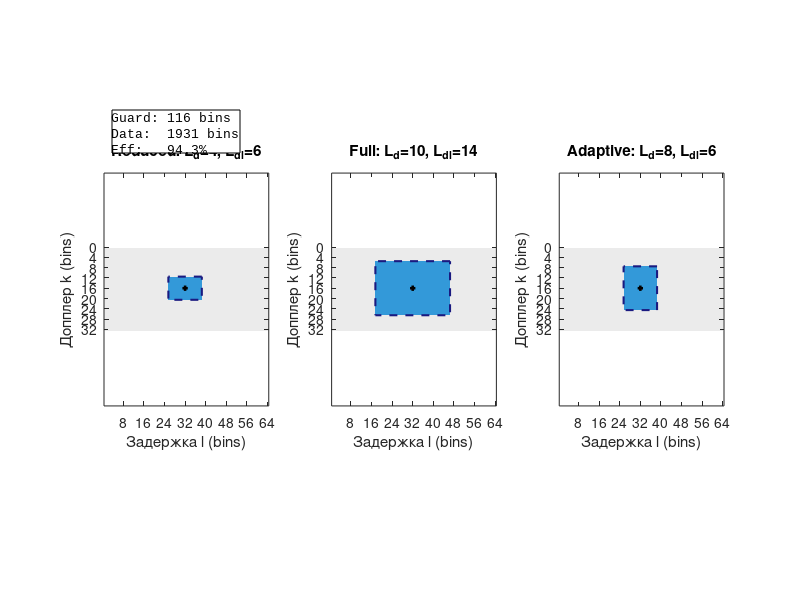

The MATLAB source for this figure: (Note: this script raises an error after producing the figure.)
% plot_dd_frame.m
% Визуализация структуры OTFS кадра в Delay-Doppler области
%
% Показывает: пилот, guard-зону, данные, и влияние канала (размазывание)

clear; close all; clc;

%% ============================================================
%  Параметры
% ============================================================
M = 64;           % Поднесущие (ось задержки)
N = 32;           % Допплер-бины (ось Допплера)

k_p = N/2;        % Позиция пилота по Допплеру = 16
l_p = M/2;        % Позиция пилота по задержке  = 32

% Три варианта guard-зон
guards = struct(...
    'Reduced',  struct('dopp', 4,  'delay', 6), ...
    'Full',     struct('dopp', 10, 'delay', 14), ...
    'Adaptive', struct('dopp', 8,  'delay', 6));

names = fieldnames(guards);
colors_map = [0.85 0.85 0.85;   % данные (светло-серый)
              0.20 0.60 0.85;   % guard (синий)
              1.00 0.25 0.25];  % пилот (красный)

output_dir = fileparts(mfilename('fullpath'));

%% ============================================================
%  Figure 1: DD-кадр для трёх типов guard-зон
% ============================================================
figure('Position', [50, 50, 1400, 500]);

for gi = 1:length(names)
    gname = names{gi};
    g = guards.(gname);

    % Создаём маску DD-кадра
    frame = ones(N, M) * 0;  % 0 = данные

    % Guard-зона
    k_min = max(1, k_p - g.dopp);
    k_max = min(N, k_p + g.dopp);
    l_min = max(1, l_p - g.delay);
    l_max = min(M, l_p + g.delay);

    frame(k_min:k_max, l_min:l_max) = 1;  % 1 = guard
    frame(k_p, l_p) = 2;                   % 2 = пилот

    subplot(1, 3, gi);

    % Рисуем кадр
    h = imagesc(frame);
    colormap([0.92 0.92 0.92; 0.20 0.60 0.85; 1.00 0.25 0.25]);
    caxis([-0.5 2.5]);

    % Оси
    set(gca, 'XTick', 0:8:M, 'XTickLabel', 0:8:M);
    set(gca, 'YTick', 0:4:N, 'YTickLabel', 0:4:N);
    xlabel('Задержка l (bins)');
    ylabel('Допплер k (bins)');
    title(sprintf('%s: L_d=%d, L_{dl}=%d', gname, g.dopp, g.delay), ...
        'FontWeight', 'bold', 'FontSize', 11);

    % Выделяем пилот рамкой
    rectangle('Position', [l_p-0.5, k_p-0.5, 1, 1], ...
        'EdgeColor', 'k', 'LineWidth', 2);

    % Выделяем guard-зону пунктиром
    rectangle('Position', [l_min-0.5, k_min-0.5, ...
        l_max-l_min+1, k_max-k_min+1], ...
        'EdgeColor', [0.1 0.1 0.5], 'LineWidth', 1.5, ...
        'LineStyle', '--');

    grid off;
    axis equal tight;

    % Аннотация с размерами
    N_guard = (2*g.delay+1) * (2*g.dopp+1) - 1;
    N_data = M*N - 1 - N_guard;
    eff = N_data / (M*N) * 100;

    annotation_text = sprintf(...
        'Guard: %d bins\nData:  %d bins\nEff:   %.1f%%', ...
        N_guard, N_data, eff);

    % Размещаем аннотацию в свободном углу
    if gi == 1
        ax_pos = get(gca, 'Position');
        annotation('textbox', ...
            [ax_pos(1)+0.01, ax_pos(2)+ax_pos(4)-0.18, 0.22, 0.15], ...
            'String', annotation_text, ...
            'FontSize', 9, 'FontName', 'Courier New', ...
            'BackgroundColor', 'white', 'EdgeColor', 'black', ...
            'HorizontalAlignment', 'left');
    end
end

sgtitle('Структура OTFS кадра в Delay-Doppler области (M=64, N=32)', ...
    'FontSize', 13, 'FontWeight', 'bold');

drawnow;
saveas(gcf, fullfile(output_dir, 'fig_dd_frame_structure.png'));
fprintf('Сохранено: fig_dd_frame_structure.png\n');

%% ============================================================
%  Figure 2: Крупный план guard-зоны (Adaptive)
% ============================================================
g = guards.Adaptive;
k_min = max(1, k_p - g.dopp);
k_max = min(N, k_p + g.dopp);
l_min = max(1, l_p - g.delay);
l_max = min(M, l_p + g.delay);

figure('Position', [100, 100, 800, 600]);

% Создаём детализированную маску
zoom_frame = ones(k_max-k_min+1, l_max-l_min+1) * 0;
zoom_frame(k_p-k_min+1, l_p-l_min+1) = 2;  % пилот в центре
zoom_frame(zoom_frame==0) = 1;              % guard вокруг

h = imagesc(zoom_frame);
colormap([0.92 0.92 0.92; 0.20 0.60 0.85; 1.00 0.25 0.25]);
caxis([-0.5 2.5]);

% Подписываем каждый bin
for kk = 1:size(zoom_frame, 1)
    for ll = 1:size(zoom_frame, 2)
        k_abs = k_min + kk - 1;
        l_abs = l_min + ll - 1;
        if k_abs == k_p && l_abs == l_p
            text(ll-0.5, kk-0.5, 'P', ...
                'HorizontalAlignment', 'center', ...
                'VerticalAlignment', 'middle', ...
                'FontSize', 14, 'FontWeight', 'bold', 'Color', 'white');
        end
    end
end

set(gca, 'XTick', 0:size(zoom_frame,2), ...
    'XTickLabel', l_min:l_max);
set(gca, 'YTick', 0:size(zoom_frame,1), ...
    'YTickLabel', k_min:k_max);
xlabel('Задержка l (bins)');
ylabel('Допплер k (bins)');
title(sprintf('Крупный план Adaptive guard-зоны\nL_g_dopp=%d, L_g_delay=%d', ...
    g.dopp, g.delay), 'FontSize', 12, 'FontWeight', 'bold');

grid on;
set(gca, 'GridColor', 'white', 'GridAlpha', 0.5);
axis equal tight;

sgtitle('Детализация guard-зоны (каждый bin виден отдельно)', ...
    'FontSize', 11);

drawnow;
saveas(gcf, fullfile(output_dir, 'fig_dd_guard_zoom.png'));
fprintf('Сохранено: fig_dd_guard_zoom.png\n');

%% ============================================================
%  Figure 3: Влияние канала — "размазывание" пилота
% ============================================================
figure('Position', [100, 100, 1200, 450]);

% Создаём DD-отклик канала (имитация)
Hdd = zeros(N, M);
Hdd(k_p, l_p) = 10;  % пилот

% Добавляем "размазывание" от дробного Допплера и многолучевости
% Основной путь
Hdd(k_p, l_p) = 10;

% Дробный Допплер — размазывание по k
for dk = -3:3
    amp = 10 * exp(-dk^2 / (2*1.5^2));
    Hdd(k_p+dk, l_p) = amp;
end

% Дробная задержка — размазывание по l
for dl = -4:4
    amp = 10 * exp(-dl^2 / (2*2.0^2));
    Hdd(k_p, l_p+dl) = amp;
end

% 2D размазывание (многолучевость)
for dk = -2:2
    for dl = -3:3
        if dk == 0 && dl == 0, continue; end
        amp = 3 * exp(-(dk^2/1.5^2 + dl^2/2.0^2));
        Hdd(k_p+dk, l_p+dl) = amp;
    end
end

% Добавляем шум данных
rng(42);
Hdd_noisy = Hdd;
data_mask = ones(N, M);
% Обнуляем guard-зону и пилот
data_mask(k_min:k_max, l_min:l_max) = 0;
Hdd_noisy = Hdd_noisy + randn(N, M) * 0.3 .* data_mask;

% --- Subplot 1: Идеальный DD-отклик ---
subplot(1, 3, 1);
view_region = Hdd(max(1,k_p-8):min(N,k_p+8), max(1,l_p-16):min(M,l_p+16));
imagesc(20*log10(abs(view_region) + 1e-12));
colormap('jet');
caxis([-20 20]);
colorbar;
title('Идеальный DD-отклик канала', 'FontSize', 11);
xlabel('Задержка l'); ylabel('Допплер k');
grid off;

% --- Subplot 2: С шумом данных ---
subplot(1, 3, 2);
view_region_noisy = Hdd_noisy(max(1,k_p-8):min(N,k_p+8), max(1,l_p-16):min(M,l_p+16));
imagesc(20*log10(abs(view_region_noisy) + 1e-12));
colormap('jet');
caxis([-20 20]);
colorbar;
title('С шумом данных (без guard)', 'FontSize', 11);
xlabel('Задержка l'); ylabel('Допплер k');
grid off;

% --- Subplot 3: С guard-зоной (Adaptive) ---
subplot(1, 3, 3);
Hdd_guarded = Hdd_noisy;
Hdd_guarded(k_min:k_max, l_min:l_max) = Hdd(k_min:k_max, l_min:l_max);  % guard обнуляет шум
view_region_guarded = Hdd_guarded(max(1,k_p-8):min(N,k_p+8), max(1,l_p-16):min(M,l_p+16));
imagesc(20*log10(abs(view_region_guarded) + 1e-12));
colormap('jet');
caxis([-20 20]);
colorbar;

% Рисуем границу guard-зоны
guard_k_local = k_min - max(1,k_p-8) + 1;
guard_l_local = l_min - max(1,l_p-16) + 1;
guard_h = k_max - k_min + 1;
guard_w = l_max - l_min + 1;
rectangle('Position', [guard_l_local-0.5, guard_k_local-0.5, ...
    guard_w, guard_h], ...
    'EdgeColor', 'yellow', 'LineWidth', 2, 'LineStyle', '--');

title('С Adaptive guard-зоной', 'FontSize', 11);
xlabel('Задержка l'); ylabel('Допплер k');
grid off;

sgtitle('Влияние guard-зоны на DD-отклик канала (SNR=20 дБ)', ...
    'FontSize', 12, 'FontWeight', 'bold');

drawnow;
saveas(gcf, fullfile(output_dir, 'fig_dd_channel_smearing.png'));
fprintf('Сохранено: fig_dd_channel_smearing.png\n');

%% ============================================================
%  Figure 4: Полный кадр с тепловой картой канала
% ============================================================
figure('Position', [100, 100, 1000, 500]);

% Создаём полный DD-кадр с данными и каналом
full_Hdd = zeros(N, M);

% Данные (случайные QPSK)
for kk = 1:N
    for ll = 1:M
        if kk >= k_min && kk <= k_max && ll >= l_min && ll <= l_max
            continue;  % guard = 0
        end
        if kk == k_p && ll == l_p
            continue;  % пилот
        end
        full_Hdd(kk, ll) = (randn + 1j*randn) / sqrt(2);
    end
end
full_Hdd(k_p, l_p) = 10;  % пилот

% "Канал" — свёртка с импульсным откликом
% Имитируем размазывание: каждый bin влияет на соседей
H_channel = full_Hdd;
for dk = -2:2
    for dl = -3:3
        if dk == 0 && dl == 0, continue; end
        weight = exp(-(dk^2/2.0^2 + dl^2/3.0^2));
        H_channel = H_channel + weight * circshift(full_Hdd, [dk, dl]);
    end
end

subplot(1, 2, 1);
% Маска: показываем структуру кадра
frame_mask = ones(N, M) * 0.5;  % данные
frame_mask(k_min:k_max, l_min:l_max) = 0.8;  % guard
frame_mask(k_p, l_p) = 1.0;     % пилот

imagesc(frame_mask);
colormap([0.3 0.7 0.3; 0.2 0.6 0.85; 1.0 0.25 0.25]);
caxis([0 1.2]);

% Аннотации
text(l_p+3, k_p, sprintf('  Пилот\n  (k=%d, l=%d)', k_p, l_p), ...
    'FontSize', 10, 'FontWeight', 'bold', 'Color', 'red', ...
    'VerticalAlignment', 'middle');

text(l_max+2, k_p, sprintf('  Guard\n  %d bins', (2*g.delay+1)*(2*g.dopp+1)-1), ...
    'FontSize', 9, 'Color', [0.1 0.1 0.5], ...
    'VerticalAlignment', 'middle');

text(2, k_p+10, sprintf('Данные\n%d bins', M*N-1-(2*g.delay+1)*(2*g.dopp+1)+1), ...
    'FontSize', 9, 'Color', [0.2 0.5 0.2], ...
    'VerticalAlignment', 'middle');

set(gca, 'XTick', 0:8:M, 'XTickLabel', 0:8:M);
set(gca, 'YTick', 0:4:N, 'YTickLabel', 0:4:N);
xlabel('Задержка l (bins)');
ylabel('Допплер k (bins)');
title('Структура DD-кадра (Adaptive guard)', 'FontSize', 12, 'FontWeight', 'bold');
grid off;
axis equal tight;

subplot(1, 2, 2);
imagesc(20*log10(abs(H_channel) + 1e-12));
colormap('jet');
caxis([-15 20]);
colorbar;
set(gca, 'XTick', 0:8:M, 'XTickLabel', 0:8:M);
set(gca, 'YTick', 0:4:N, 'YTickLabel', 0:4:N);
xlabel('Задержка l (bins)');
ylabel('Допплер k (bins)');
title('DD-отклик после канала (с размазыванием)', 'FontSize', 12, 'FontWeight', 'bold');
grid off;
axis equal tight;

sgtitle('OTFS кадр: структура и DD-отклик после канала', ...
    'FontSize', 13, 'FontWeight', 'bold');

drawnow;
saveas(gcf, fullfile(output_dir, 'fig_dd_full_frame.png'));
fprintf('Сохранено: fig_dd_full_frame.png\n');

fprintf('\nВсе фигуры сохранены.\n');
